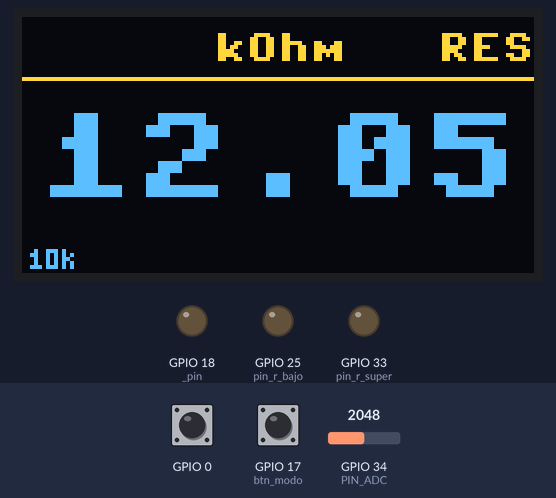
The program below on a simulated ESP32 board running MicroPython. Shown: 128×64 one-colour display, output pins drawn as LEDs (lit = HIGH). The test bench sets the inputs (shaded band); at power-on: GPIO 34 (PIN_ADC) = 2048, GPIO 17 (btn_modo) HIGH, GPIO 0 HIGH (analog values on the 0–4095 scale). The OLED is the two-colour kind (top 16 rows yellow); nothing arrives over Bluetooth unless stated; library files of the repository ran but are not shown: ssd1306.py; what the program prints to the serial console is not drawn.

Above: at 1.2 s.
1.3 s: GPIO 34 (PIN_ADC) set to 2946
At 1.8 s:
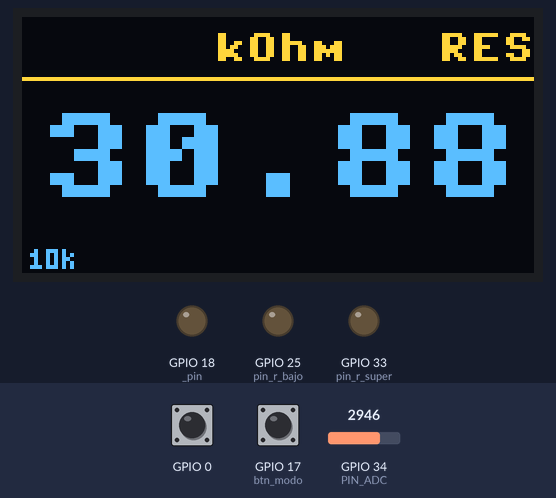
2.9 s: GPIO 34 (PIN_ADC) set to 3028
At 4.1 s:
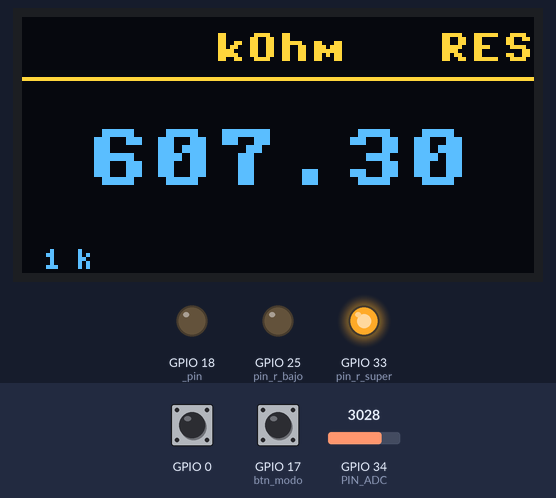
4.9 s: GPIO 17 (btn_modo) pulled LOW for 0.15 s
At 5.23 s:
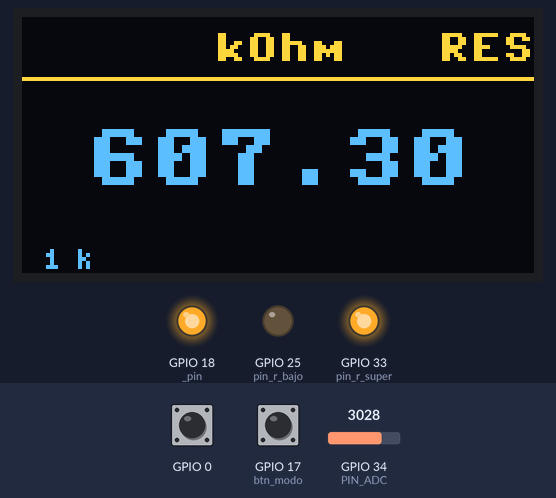
5.6 s: GPIO 34 (PIN_ADC) set to 3940
8.6 s: GPIO 17 (btn_modo) pulled LOW for 1 s
At 9.79 s:
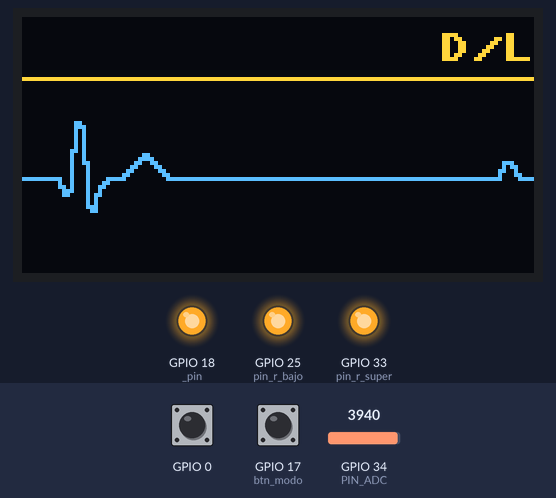
10.2 s: GPIO 34 (PIN_ADC) set to 3860
At 13.81 s:
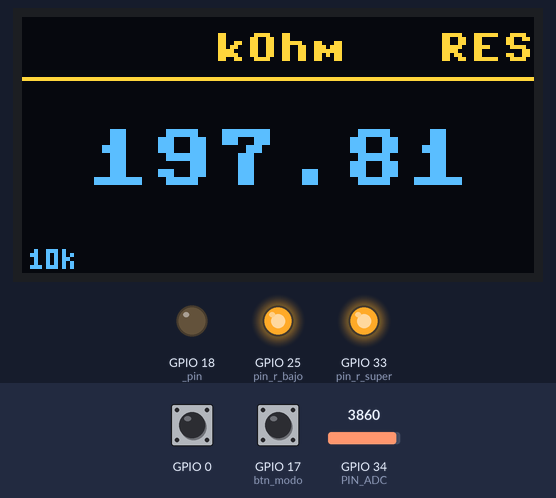
Timing chart, 0 to 14.2 s (numbered marks = the images above; inputs shaded):
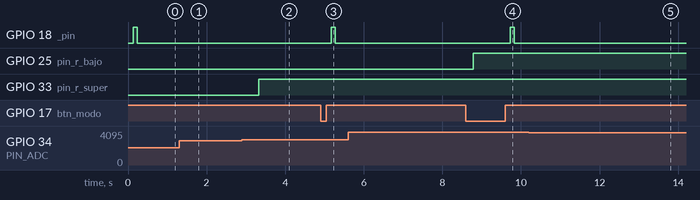

The program:

main.py
```python
# =============================================================
#  VoltFlow – Ohmímetro + Medidor de Diodos con ESP32
# =============================================================
#  Controles:
#    Botón BOOT (GPIO0):
#      · Click corto     → activa BLE / reenvía el último valor
#      · Pulsación larga → desactiva BLE
#    Switch de modo (GPIO17):
#      · Click           → alterna RES ↔ D/L con animación
# =============================================================

import time
from config   import UMBRAL_REPOSO, VARIANZA_MAX, PIN_MODO
from medicion import (leer_adc, auto_ranging, calcular_resistencia,
                      formatear_ohms, rango_etiqueta, leer_vf)
from pantalla import (mostrar_reposo, mostrar_sin_componente,
                      mostrar_cortocircuito, mostrar_medicion,
                      mostrar_diodo, animar_modo, set_modo)
from ble_volt import VoltBLE, BLE_OFF, BLE_CON
from boton    import Button
from buzzer   import bep, bep_bep

print("VoltFlow | BOOT: click=BLE  hold=BLE off  |  SW: modo RES/D/L")

ble        = VoltBLE()
btn        = Button()
btn_modo   = Button(pin=PIN_MODO)
ult_txt      = ""
modo         = "RES"   # "RES" o "DIL"
_tipo_prev   = None
_sin_comp    = True    # True cuando no había componente en ciclo anterior

set_modo("RES")

while True:

    # ── 1. Botón BLE (BOOT) ───────────────────────────────────
    btn.update()
    if btn.long_pressed:
        ble.deactivate()
    elif btn.clicked:
        if ble.state == BLE_OFF:
            ble.activate()
        elif ble.state == BLE_CON:
            ble.send(ult_txt)

    # ── 2. Switch de modo ─────────────────────────────────────
    btn_modo.update()
    if btn_modo.clicked:
        modo = "DIL" if modo == "RES" else "RES"
        if modo == "RES":
            set_modo("RES")
            nombre = "Resistencia"
        else:
            set_modo("D/L")
            nombre = "Diodo / LED"
        bep()
        animar_modo(nombre)
        _tipo_prev = None

    # ── 3. Medición ───────────────────────────────────────────
    if modo == "RES":

        valor_adc, varianza = leer_adc()
        valor_adc, varianza = auto_ranging(valor_adc, varianza, not _sin_comp)

        if valor_adc > UMBRAL_REPOSO:
            mostrar_reposo(ble_state=ble.state)
            _sin_comp = True

        elif varianza > VARIANZA_MAX:
            mostrar_sin_componente(rango_etiqueta(), ble_state=ble.state)
            _sin_comp = True

        else:
            if _sin_comp:
                _sin_comp = False
                bep()      # confirma detección de componente (~100 ms de settling)
                continue

            resistencia = calcular_resistencia(valor_adc)
            if resistencia is None:
                mostrar_cortocircuito(rango_etiqueta(), ble_state=ble.state)
            else:
                numero, unidad = formatear_ohms(resistencia)
                ult_txt = "{} {}".format(numero, unidad)
                ble.send(ult_txt)
                mostrar_medicion(numero, unidad, rango_etiqueta(), ble_state=ble.state)

    else:  # modo DIL

        vf, tipo, varianza = leer_vf()

        if vf is None:
            _tipo_prev = None
            if varianza > VARIANZA_MAX:
                mostrar_sin_componente("D/L", ble_state=ble.state)
            else:
                mostrar_reposo(ble_state=ble.state)

        else:
            if tipo != _tipo_prev:
                bep_bep()
            _tipo_prev = tipo
            vf_txt  = "{:.2f}".format(vf)
            ult_txt = "{} {} V".format(tipo, vf_txt)
            ble.send(ult_txt)
            mostrar_diodo(vf_txt, tipo, ble_state=ble.state)
```

config.py
```python
# =============================================================
#  VoltFlow ESP32 – Configuración de hardware y calibración
# =============================================================
#  Este es el único archivo que deberías necesitar modificar
#  para adaptar el proyecto a tu propio circuito.
# =============================================================

# ── Pines ─────────────────────────────────────────────────────
PIN_ADC    = 34   # Entrada analógica: lee el voltaje del divisor
PIN_R_BAJO  = 25   # Activa R1 del rango bajo   (~560 Ω)
PIN_R_ALTO  = 26   # Activa R1 del rango alto   (~10 kΩ)
PIN_R_EXTRA = 27   # Activa R1 del rango extra  (~47 kΩ)
PIN_R_SUPER = 33   # Activa R1 del rango super  (~214 kΩ, serie: 100k+47k+47k+20k)
PIN_BOTON   = 0    # GPIO0 = botón BOOT del ESP32
PIN_SCL    = 22   # I2C reloj (OLED)
PIN_SDA    = 21   # I2C datos (OLED)

# ── Calibración ───────────────────────────────────────────────
#  Valores obtenidos con calibrar.py. Cópialos aquí después
#  de correr ese script con tu circuito.
R1_BAJO  = 723.2     # Ohms – resistencia de 560Ω
R1_ALTO  = 12042.7    # Ohms – resistencia de 10kΩ
R1_EXTRA = 56402.8    # Ohms – actualizar con calibrar.py (rango ~47kΩ)
R1_SUPER = 214000.0   # Ohms – actualizar con calibrar.py (serie 100k+47k+47k+20k)
VIN      = 3.2        # Voltios – tensión de referencia del ADC

# ── Umbrales de auto-ranging ──────────────────────────────────
#  El ADC entrega valores de 0 a 4095. Estos umbrales indican
#  cuándo la lectura se aleja demasiado del centro y hay que
#  cambiar de rango para mantener la precisión.
BAJAR_RANGO   = 450    # ADC < 450  en rango ALTO  → cambiar a BAJO
SUBIR_RANGO   = 3000   # ADC > 3000 en rango BAJO  → cambiar a ALTO
UMBRAL_REPOSO = 3900   # ADC > 3900 → sin componente conectado
VARIANZA_MAX  = 30000  # Varianza alta → señal inestable

# ── Calibración modo D/L ──────────────────────────────────────
#  Compensa la caída del diodo 1N4007 en el camino del ADC.
#  Mide un diodo conocido (ej. 1N4007, Vf real ≈ 0.65V a 1mA)
#  y ajusta este valor hasta que el display coincida.
VF_OFFSET = 0.164          # Voltios — ajustar si hay diodo en serie en el camino del ADC

# ── Buzzer y switch de modo ───────────────────────────────────
PIN_BUZZER = 18   # Buzzer activo: GVS → S=(+), G=(-)
PIN_MODO   = 17   # Switch de modo: GVS → S=patita, G=patita (pull-up interno)

# ── Botón ─────────────────────────────────────────────────────
LONG_MS = 1000   # Milisegundos mínimos para una pulsación larga

# ── Bluetooth BLE ─────────────────────────────────────────────
#  La app Flutter busca exactamente estos UUIDs. No los cambies
#  a menos que también actualices la app.
BLE_NOMBRE    = b'VoltFlow'
BLE_SVC_UUID  = '4fafc201-1fb5-459e-8fcc-c5c9c331914b'
BLE_CHAR_UUID = 'beb5483e-36e1-4688-b7f5-ea07361b26a8'
```

medicion.py
```python
# =============================================================
#  VoltFlow ESP32 – Lectura del ADC y cálculo de componentes
# =============================================================
#
#  Circuito divisor de voltaje:
#
#       VIN ── R1 ── PIN_ADC ── Rx ── GND
#
#  Modo RES: calcula resistencia con la fórmula del divisor.
#  Modo D/L: lee el voltaje directo (Vf) del diodo o LED.
#            Siempre usa rango bajo (R1≈1kΩ) para dar corriente
#            suficiente al componente.
# =============================================================

import machine
import time
from config import (PIN_ADC, PIN_R_BAJO, PIN_R_ALTO, PIN_R_EXTRA, PIN_R_SUPER,
                    R1_BAJO, R1_ALTO, R1_EXTRA, R1_SUPER, VIN,
                    BAJAR_RANGO, SUBIR_RANGO,
                    UMBRAL_REPOSO, VARIANZA_MAX,
                    VF_OFFSET)

# ── Configuración del ADC ─────────────────────────────────────
adc = machine.ADC(machine.Pin(PIN_ADC))
adc.atten(machine.ADC.ATTN_11DB)
adc.width(machine.ADC.WIDTH_12BIT)

# ── Pines de selección de rango ───────────────────────────────
pin_r_bajo  = machine.Pin(PIN_R_BAJO,  machine.Pin.IN)
pin_r_alto  = machine.Pin(PIN_R_ALTO,  machine.Pin.OUT, value=1)
pin_r_extra = machine.Pin(PIN_R_EXTRA, machine.Pin.IN)
pin_r_super = machine.Pin(PIN_R_SUPER, machine.Pin.IN)

rango_actual = "ALTO"


def set_rango(nuevo):
    global rango_actual
    if nuevo == rango_actual:
        return
    if nuevo == "BAJO":
        pin_r_bajo.init(machine.Pin.OUT, value=1)
        pin_r_alto.init(machine.Pin.IN)
        pin_r_extra.init(machine.Pin.IN)
        pin_r_super.init(machine.Pin.IN)
    elif nuevo == "ALTO":
        pin_r_alto.init(machine.Pin.OUT, value=1)
        pin_r_bajo.init(machine.Pin.IN)
        pin_r_extra.init(machine.Pin.IN)
        pin_r_super.init(machine.Pin.IN)
    elif nuevo == "EXTRA":
        pin_r_extra.init(machine.Pin.OUT, value=1)
        pin_r_bajo.init(machine.Pin.IN)
        pin_r_alto.init(machine.Pin.IN)
        pin_r_super.init(machine.Pin.IN)
    else:  # SUPER
        pin_r_super.init(machine.Pin.OUT, value=1)
        pin_r_bajo.init(machine.Pin.IN)
        pin_r_alto.init(machine.Pin.IN)
        pin_r_extra.init(machine.Pin.IN)
    rango_actual = nuevo
    time.sleep_ms(30)


def leer_adc(n=50):
    """
    Toma n muestras y devuelve (mediana, varianza).
    Mediana: robusta ante picos de ruido.
    Varianza alta: señal inestable o sin componente.
    """
    muestras = []
    for _ in range(n):
        muestras.append(adc.read())
        time.sleep_ms(2)
    muestras.sort()
    mediana  = muestras[n // 2]
    promedio = sum(muestras) / n
    varianza = sum((x - promedio) ** 2 for x in muestras) / n
    return mediana, varianza


def auto_ranging(valor_adc, varianza, permitir_extra=False):
    """Cambia de rango si el ADC está fuera de la zona precisa.
    permitir_extra solo debe ser True cuando ya hay un componente confirmado."""
    if rango_actual == "ALTO" and valor_adc < BAJAR_RANGO:
        set_rango("BAJO")
        return leer_adc()
    if rango_actual == "BAJO" and valor_adc > SUBIR_RANGO:
        set_rango("ALTO")
        return leer_adc()
    if rango_actual == "ALTO" and SUBIR_RANGO < valor_adc < UMBRAL_REPOSO and permitir_extra:
        set_rango("EXTRA")
        return leer_adc()
    if rango_actual == "EXTRA" and valor_adc < BAJAR_RANGO:
        set_rango("ALTO")
        return leer_adc()
    if rango_actual == "EXTRA" and SUBIR_RANGO < valor_adc < UMBRAL_REPOSO and permitir_extra:
        set_rango("SUPER")
        return leer_adc()
    if rango_actual == "SUPER" and valor_adc < BAJAR_RANGO:
        set_rango("EXTRA")
        return leer_adc()
    return valor_adc, varianza


def calcular_resistencia(valor_adc):
    """
    Calcula Rx en Ohms con la fórmula del divisor de voltaje.
    Devuelve None en cortocircuito.
    """
    if valor_adc <= 0:
        return None
    if rango_actual == "BAJO":
        R1 = R1_BAJO
    elif rango_actual == "ALTO":
        R1 = R1_ALTO
    elif rango_actual == "EXTRA":
        R1 = R1_EXTRA
    else:
        R1 = R1_SUPER
    vout  = (valor_adc / 4095.0) * VIN
    denom = VIN - vout
    if denom <= 0.01:
        return None
    return R1 * (vout / denom)


def formatear_ohms(r):
    """Convierte Ohms a (valor_str, unidad_str) legibles."""
    if r >= 1_000_000:
        return "{:.2f}".format(r / 1_000_000), "MOhm"
    elif r >= 1000:
        return "{:.2f}".format(r / 1000), "kOhm"
    else:
        return "{:.1f}".format(r), "Ohm"


def rango_etiqueta():
    """Etiqueta corta del rango activo para mostrar en pantalla."""
    if rango_actual == "BAJO":
        return "1k"
    elif rango_actual == "ALTO":
        return "10k"
    elif rango_actual == "EXTRA":
        return "47k"
    else:
        return "214k"


def leer_vf():
    """
    Lee el voltaje directo (Vf) de un diodo o LED (modo D/L).
    Siempre usa rango bajo para dar corriente suficiente al componente.
    Devuelve (vf_volts, tipo_str, varianza) o (None, None, varianza).
    """
    set_rango("BAJO")
    valor_adc, varianza = leer_adc()
    if valor_adc > UMBRAL_REPOSO or varianza > VARIANZA_MAX:
        return None, None, varianza
    vf   = (valor_adc / 4095.0) * VIN + VF_OFFSET
    tipo = 'LED' if vf >= 1.4 else 'DIODO'
    return vf, tipo, varianza
```

pantalla.py
```python
# =============================================================
#  VoltFlow ESP32 – Renderizado en pantalla OLED (128×64)
# =============================================================
#  Distribución de la pantalla:
#    y =  0–15  → cabecera: icono BLE + unidad (centro) + modo (derecha) + línea
#    y = 16–55  → valor principal (texto escalado)
#    y = 56–63  → etiqueta del rango activo (micro fuente 3×5)
# =============================================================

import machine
import ssd1306
import framebuf
import time
from config   import PIN_SCL, PIN_SDA
from ble_volt import BLE_OFF, BLE_ADV, BLE_CON

# ── Inicialización del OLED ───────────────────────────────────
i2c  = machine.I2C(0, scl=machine.Pin(PIN_SCL), sda=machine.Pin(PIN_SDA))
oled = ssd1306.SSD1306_I2C(128, 64, i2c)

# ── Iconos 8×8 px ─────────────────────────────────────────────
_icono_bt = framebuf.FrameBuffer(
    bytearray([0x08, 0x18, 0x54, 0x30, 0x54, 0x18, 0x08, 0x00]),
    8, 8, framebuf.MONO_HLSB)

_icono_alerta = framebuf.FrameBuffer(
    bytearray([0x08, 0x1c, 0x2a, 0x49, 0x49, 0x08, 0x7f, 0x00]),
    8, 8, framebuf.MONO_HLSB)

# ── Micro fuente 3×5 px ───────────────────────────────────────
_MICRO = {
    '0': [0b111, 0b101, 0b101, 0b101, 0b111],
    '1': [0b010, 0b110, 0b010, 0b010, 0b111],
    'k': [0b100, 0b101, 0b110, 0b101, 0b101],
}

# ── Forma de onda ECG (128 puntos) ────────────────────────────
_ECG_Y = bytes([
    40,40,40,40,40,40,40,40,40,40,40,40,40,40,40,
    38,36,36,37,39,40,
    40,40,40,40,40,40,40,40,40,40,40,40,
    42,44,43, 33,26,27, 36,47,48,
    44,42,41,40,40,40,
    40,39,38,37,36,35,34,35,36,37,38,39,40,40,40,
    40,40,40,40,40,40,40,40,40,40,
    40,40,40,40,40,40,40,40,40,40,
    40,40,40,40,40,40,40,40,40,40,
    40,40,40,40,40,40,40,40,40,40,
    40,40,40,40,40,40,40,40,40,40,
    40,40,40,40,40,40,40,40,40,40,
    40,40,40,40,40,40,40,40,40,40,
    40,40,40,40,40,
])

_ecg_off  = 0
_modo_txt = "RES"   # se actualiza desde main con set_modo()


# ── API pública de modo ───────────────────────────────────────

def set_modo(txt):
    """Actualiza la etiqueta de modo que aparece en el header."""
    global _modo_txt
    _modo_txt = txt


# ── Funciones privadas de dibujo ──────────────────────────────

def _draw_micro(text, x, y):
    cx = x
    for ch in text:
        filas = _MICRO.get(ch)
        if filas:
            for fila_idx, bits in enumerate(filas):
                for bit_idx in range(3):
                    if bits & (4 >> bit_idx):
                        oled.pixel(cx + bit_idx, y + fila_idx, 1)
        cx += 4


def _draw_scaled(text, x, y, scale):
    w   = len(text) * 8
    buf = bytearray(((w + 7) // 8) * 8)
    fb  = framebuf.FrameBuffer(buf, w, 8, framebuf.MONO_HLSB)
    fb.text(text, 0, 0, 1)
    for ty in range(8):
        for tx in range(w):
            if fb.pixel(tx, ty):
                oled.fill_rect(x + tx * scale, y + ty * scale, scale, scale, 1)


def _dibujar_header(unidad=None, ble_state=BLE_OFF):
    """Cabecera: icono BLE (izq) + unidad (centro) + modo (der) + línea."""
    if ble_state == BLE_CON:
        oled.blit(_icono_bt, 2, 4)
    elif ble_state == BLE_ADV:
        oled.rect(2, 4, 8, 8, 1)
    if unidad:
        u_x = (128 - len(unidad) * 8) // 2
        oled.text(unidad, u_x, 4)
    oled.text(_modo_txt, 128 - len(_modo_txt) * 8, 4)
    oled.hline(0, 15, 128, 1)


# ── Pantallas públicas ────────────────────────────────────────

def animar_modo(nombre):
    """
    Desliza el nombre del modo de derecha a izquierda.
    Al terminar la animación el loop retoma el ECG normalmente.
    """
    scale = 2
    ancho = len(nombre) * 8 * scale
    y     = (64 - 8 * scale) // 2
    x     = 128
    while x > -ancho:
        oled.fill(0)
        _draw_scaled(nombre, x, y, scale)
        oled.show()
        x -= 6
        time.sleep_ms(35)


def mostrar_reposo(ble_state=BLE_OFF):
    """Animación ECG — se llama en cada iteración sin componente."""
    global _ecg_off
    oled.fill(0)
    _dibujar_header(ble_state=ble_state)
    py = _ECG_Y[_ecg_off]
    oled.pixel(0, py, 1)
    for x in range(1, 128):
        cy = _ECG_Y[(x + _ecg_off) % 128]
        lo, hi = min(py, cy), max(py, cy)
        for y in range(lo, hi + 1):
            oled.pixel(x, y, 1)
        py = cy
    _ecg_off = (_ecg_off + 6) % 128
    oled.show()
    time.sleep_ms(50)


def mostrar_sin_componente(rango_txt, ble_state=BLE_OFF):
    """Señal inestable o sin componente conectado."""
    oled.fill(0)
    _dibujar_header(ble_state=ble_state)
    oled.text("Sin componente", 0, 28)
    oled.text("Conecta la R",  12, 44)
    _draw_micro(rango_txt, 2, 58)
    oled.show()


def mostrar_cortocircuito(rango_txt, ble_state=BLE_OFF):
    """Rx ≈ 0 Ω — puntas en cortocircuito."""
    oled.fill(0)
    _dibujar_header(ble_state=ble_state)
    oled.text("CORTOCIRCUITO", 0, 28)
    oled.text("R < 1 Ohm",   20, 44)
    _draw_micro(rango_txt, 2, 58)
    oled.show()


def mostrar_diodo(vf_txt, tipo, ble_state=BLE_OFF):
    """Muestra el voltaje directo (Vf) de un diodo o LED."""
    oled.fill(0)
    _dibujar_header(unidad=tipo, ble_state=ble_state)
    scale = 3
    num_w = len(vf_txt) * 8 * scale
    n_x   = max(0, (128 - num_w) // 2)
    n_y   = 16 + (40 - 8 * scale) // 2
    _draw_scaled(vf_txt, n_x, n_y, scale)
    oled.text("V", (128 - 8) // 2, n_y + 8 * scale + 2)
    oled.show()


def mostrar_medicion(numero, unidad, rango_txt, ble_state=BLE_OFF):
    """Muestra el valor de resistencia centrado en pantalla."""
    oled.fill(0)
    _dibujar_header(unidad=unidad, ble_state=ble_state)
    scale = 3 if len(numero) <= 5 else 2
    num_w = len(numero) * 8 * scale
    n_x   = max(0, (128 - num_w) // 2)
    n_y   = 16 + (40 - 8 * scale) // 2
    _draw_scaled(numero, n_x, n_y, scale)
    _draw_micro(rango_txt, 2, 58)
    oled.show()
```

buzzer.py
```python
# =============================================================
#  VoltFlow ESP32 – Buzzer activo
# =============================================================
import machine
import time
from config import PIN_BUZZER

_pin = machine.Pin(PIN_BUZZER, machine.Pin.OUT, value=0)


def bep():
    """Un pitido corto — confirma cambio de modo."""
    _pin.value(1); time.sleep_ms(100)
    _pin.value(0)


def bep_bep():
    """Dos pitidos cortos — indica que se detectó un diodo o LED."""
    _pin.value(1); time.sleep_ms(120)
    _pin.value(0); time.sleep_ms(100)
    _pin.value(1); time.sleep_ms(120)
    _pin.value(0)


def bep_largo():
    """Pitido largo (1 s) — indica cambio de modo de calibración."""
    _pin.value(1); time.sleep_ms(1000)
    _pin.value(0); time.sleep_ms(80)
```

Source omitted: ble_volt.py (3129 bytes), boton.py (1687 bytes)

Measured:
- the behaviour switches between 3000 and 3001 on GPIO 34 (PIN_ADC) (found by bisection; images 1 and 2)
- after the input at 1.3 s, the display: changes after 0.14 s (image 1)
- after the input at 2.9 s, GPIO 33 (pin_r_super): LOW → HIGH after 0.43 s; the display: first changes after 0.32 s (image 2 shows a later state)
- after the input at 4.9 s, GPIO 18 (_pin): LOW → HIGH after 0.27 s, → LOW 0.10 s later
- after the input at 8.6 s, GPIO 18 (_pin): LOW → HIGH after 1.1 s, → LOW 0.10 s later
- after the input at 10.2 s, the display: first differs from a run without the input after 3.4 s (image 5)
